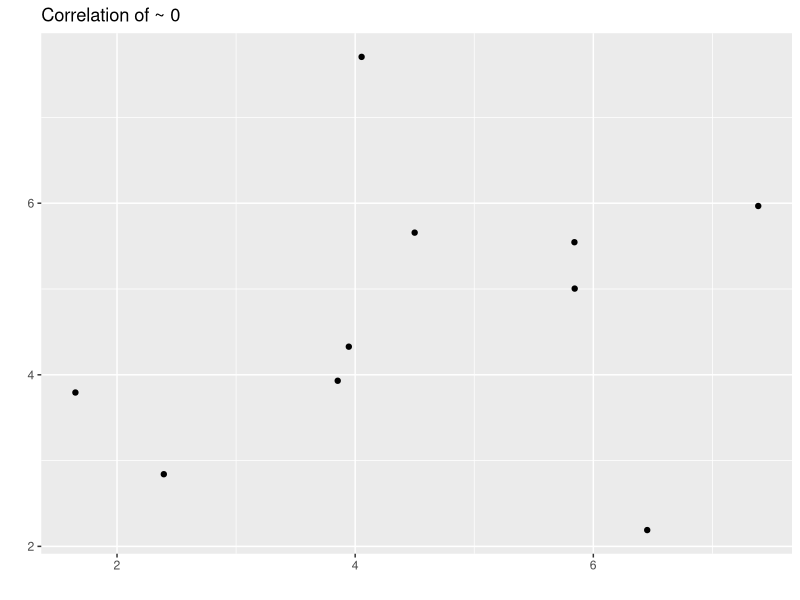
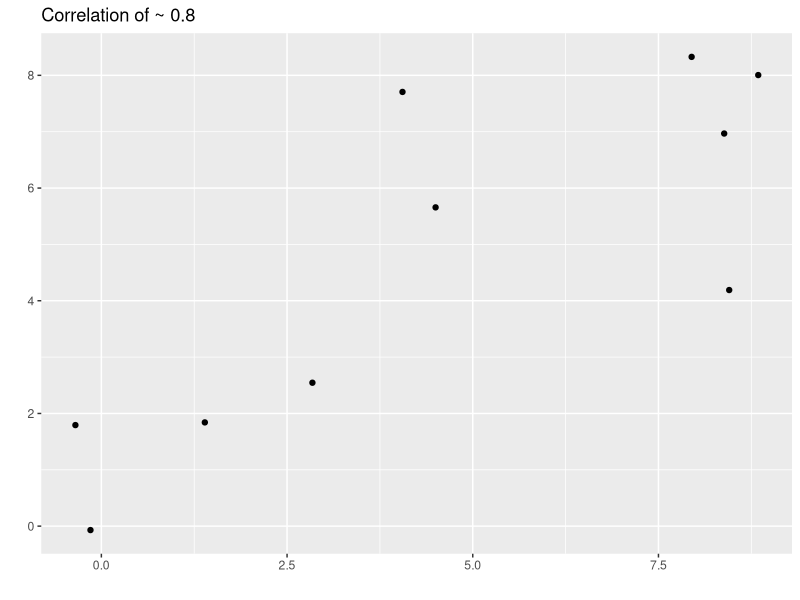
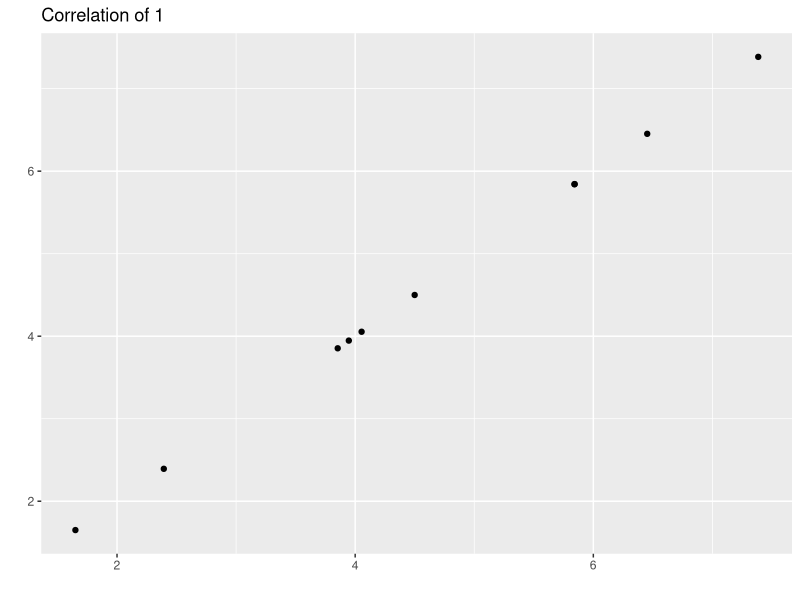

Reproduce these figures in R, in order.
## ---- chunk 1
library(ggplot2)
dat <- data.frame(rand1 = rnorm(n = 10, mean = 5, sd = 2),
                  rand2 = rnorm(n = 10, mean = 5, sd = 2))
dat$part1 <- dat$rand1 - c(-4,-3,-2,-1,0,0,1,2,3,4)
dat$part2 <- dat$rand2 - c(-4,-3,-2,-1,0,0,1,2,3,4)
ggplot(data = dat) + geom_point(aes(x = rand1, y = rand2)) + xlab('') + ylab('') +
  ggtitle('Correlation of ~ 0')
## ---- chunk 2
ggplot(data = dat) + geom_point(aes(x = part1, y = part2)) + xlab('') + ylab('') +
  ggtitle('Correlation of ~ 0.8')
ggplot(data = dat) + geom_point(aes(x = rand1, y = rand1)) + xlab('') + ylab('') +
  ggtitle('Correlation of 1')
